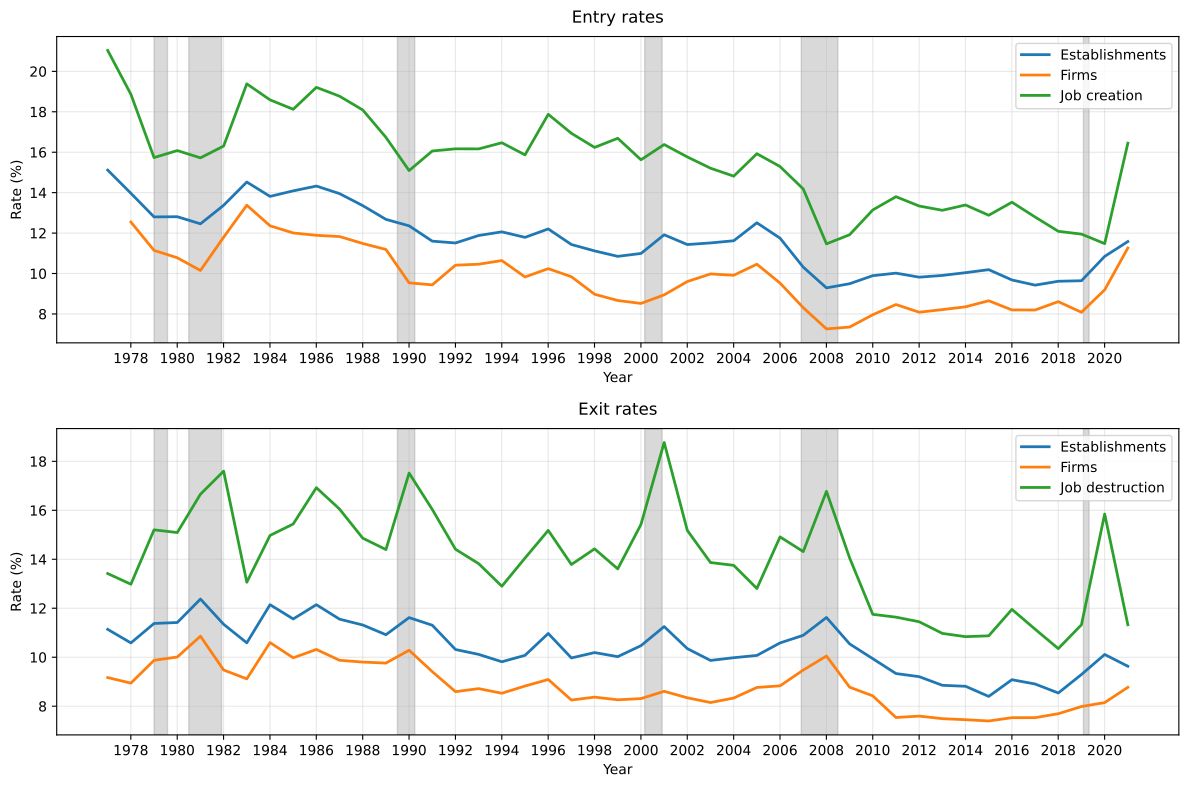

Python code for this plot:
import pandas as pd
pd.set_option('display.max_columns', 10) 
import numpy as np
from statsmodels.tsa.stattools import adfuller
import matplotlib.pyplot as plt
from IPython.display import display
from time_series_functions import crosscorr
from fredapi import Fred
from datetime import datetime
import matplotlib.dates as mdates

# Data

#df = pd.read_csv('BDS_Extension.csv')
df = pd.read_csv('bds2022.csv')
fred = Fred(api_key="8d302fb5f121b2be4f7d6e795194bcde")

unemployment = fred.get_series('UNRATE')
unemployment_annual = unemployment.groupby(unemployment.index.year).mean()
unemployment_df = pd.DataFrame({
    'year': unemployment_annual.index,
    'unemployment_rate': unemployment_annual.values
})

df = pd.merge(df, unemployment_df, on='year', how='left')
#df_adf = df[df['year'] >= 1979].reset_index(drop=True)
df['year'] = pd.to_datetime(df['year'], format='%Y')
df.set_index("year", inplace=True)

#df.rename(columns={'firms': 'Firms', 'B': 'Column2'}, inplace=True)
# Episodes

df['firms_entry'] = df.firms.diff() + df.firmdeath_firms
df['firms_entry_rate'] = 100*df['firms_entry']/df['firms']
df['firms_exit_rate'] = 100*df['firmdeath_firms']/df['firms']

recessions = [
    (pd.Timestamp('1980-01-01'), pd.Timestamp('1980-07-31')),
    (pd.Timestamp('1981-07-01'), pd.Timestamp('1982-11-30')),
    (pd.Timestamp('1990-07-01'), pd.Timestamp('1991-03-31')),
    (pd.Timestamp('2001-03-01'), pd.Timestamp('2001-11-30')),
    (pd.Timestamp('2007-12-01'), pd.Timestamp('2009-06-30')),
    (pd.Timestamp('2020-02-01'), pd.Timestamp('2020-04-30')),
]


# Define




# Plot

fig, ax = plt.subplots(figsize=(12, 8), nrows=2)
ax[0].plot(df.index, df['estabs_entry_rate'], label='Establishments', linewidth=2)
ax[0].plot(df.index, df['firms_entry_rate'], label='Firms', linewidth=2)
ax[0].plot(df.index, df['job_creation_rate'], label='Job creation', linewidth=2)
# ax[0].plot(df.year, df['unemployment_rate'], label='Unemployment', linestyle='--', color='red')
ax[0].set_title("Entry rates", fontsize=12, pad=10)

ax[1].plot(df.index, df['estabs_exit_rate'], label='Establishments', linewidth=2)
ax[1].plot(df.index, df['firms_exit_rate'], label='Firms', linewidth=2)
ax[1].plot(df.index, df['job_destruction_rate'], label='Job destruction', linewidth=2)
#ax[1].plot(df.year, df['unemployment_rate'], label='Unemployment', linestyle='--', color='red')
ax[1].set_title("Exit rates", fontsize=12, pad=10)

       
for j in range(2):
    ax[j].set_xlabel('Year', fontsize=10)
    ax[j].set_ylabel('Rate (%)', fontsize=10)
    ax[j].set_xticks(pd.date_range(start='1978-01-01', end='2022-01-01', freq='2Y'))
    ax[j].xaxis.set_major_formatter(mdates.DateFormatter('%Y'))
    for start, end in recessions:
        ax[j].axvspan(start, end, color='gray', alpha=0.3)
    ax[j].legend(loc='upper right', fontsize=10)
    ax[j].grid(True, alpha=0.3)
    #ax[j].tick_params(axis='both', which='major', labelsize=9)

plt.tight_layout()
plt.savefig("entry_exit_rates.pdf", bbox_inches='tight', dpi=300)
plt.show()

# Sum

# def create_summary_table(variable, var_name): 
#     summary = df[variable].describe()
#     summary.loc['mean'] = df[variable].mean()
#     return summary.to_frame(var_name)  

# summary_tables = pd.concat([create_summary_table(var, name) for var, name in zip(variables, variable_names)], axis=1)
# summary_tables.columns = variable_names
# print("\nSummary Statistics:")
# display(summary_tables)

df_red = df [['estabs_exit_rate', 'firms_exit_rate', 'job_creation_rate', 'job_destruction_rate']]
df_red.mean()
df_red.corr()

def create_latex_summary_table(df, caption="Summary Statistics", label="tab:summary"):
    """
    Create a LaTeX table with means and correlations of a dataframe.
    
    Parameters:
    -----------
    df : pandas.DataFrame
        Input dataframe with numerical columns
    caption : str
        Caption for the LaTeX table
    label : str
        Label for referencing the table in LaTeX
        
    Returns:
    --------
    str
        LaTeX formatted table string
    """
    # Calculate means
    means = df.mean().round(3)
    
    # Calculate correlation matrix
    corr_matrix = df.corr().round(3)
    
    # Create the LaTeX table string
    latex_str = "\\begin{table}[htbp]\n"
    latex_str += "\\centering\n"
    latex_str += "\\caption{" + caption + "}\n"
    latex_str += "\\label{" + label + "}\n"
    
    # Panel A: Means
    latex_str += "\\textbf{Panel A: Means}\\\\\n"
    latex_str += means.to_frame().to_latex(header=False)
    latex_str += "\\\\\n"
    
    # Panel B: Correlations
    latex_str += "\\textbf{Panel B: Correlation Matrix}\\\\\n"
    latex_str += corr_matrix.to_latex()
    
    latex_str += "\\end{table}"
    
    return latex_str

sum_table = create_latex_summary_table(df_red)
print(sum_table)
# Comovement

# variables = ['job_creation_rate', 'job_destruction_rate', 'estabs_entry_rate', 'estabs_exit_rate', 
#             'firms_entry_rate', 'firms_exit_rate', 'unemployment_rate']
# variable_names = ['Job Creation Rate', 'Job Destruction Rate', 'Establishment Entry Rate', 
#                  'Establishment Exit Rate', 'Firm Entry Rate', 'Firm Exit Rate', 'Unemployment Rate']
# plot_variables = ['estabs_entry_rate', 'estabs_exit_rate', 'firms_entry_rate', 
#                  'firms_exit_rate', 'unemployment_rate']
# plot_variable_names = ['Establishment Entry Rate', 'Establishment Exit Rate', 'Firm Entry Rate', 
#                       'Firm Exit Rate', 'Unemployment Rate']

# comovement_pairs = [
#     ('job_creation_rate', 'estabs_entry_rate'),
#     ('firms_entry_rate', 'estabs_entry_rate'),
#     ('job_destruction_rate', 'estabs_exit_rate'),
#     ('firms_exit_rate', 'estabs_exit_rate'),
#     ('unemployment_rate', 'estabs_entry_rate'),
#     ('unemployment_rate', 'firms_entry_rate'),
#     ('unemployment_rate', 'estabs_exit_rate'),
#     ('unemployment_rate', 'firms_exit_rate')
# ]

# # for var1, var2 in comovement_pairs:
# #     correlation = df[[var1, var2]].corr().iloc[0, 1]
# #     print(f"\nCorrelation between {variable_names[variables.index(var1)]} and {variable_names[variables.index(var2)]}: {correlation:.2f}")
    
# def dynamic_correlations(data, var1, var2, ylabel, nleads=12, nlags=12, title=None):
#     fig, ax = plt.subplots(figsize=(14, 5))
#     rs = []
#     lags = range(-nlags, nleads+1)
    
    
#     for lag in lags:
#         rs.append(crosscorr(data[var1], data[var2], lag))
#     rs = pd.Series(rs)
    
   
#     max_corr_idx = np.argmax(abs(rs))
#     max_corr_value = rs[max_corr_idx]
#     max_corr_lag = lags[max_corr_idx]
    
    
#     ax.axhline(y=0.0, color="black", linestyle="--")
#     ax.plot(range(len(rs)), rs, '-', alpha=0.7, linewidth=2.0)
#     ax.axvline(max_corr_idx, linestyle='--', color='red')
    
    
#     ax.text(max_corr_idx, max(rs) + 0.1, 
#             f'Max corr: {max_corr_value:.2f}\nLag: {max_corr_lag}', 
#             horizontalalignment='center')
    
#     ax.set_xlabel(r'$\Delta$ (years)', fontsize=14)
#     ax.set_ylabel(ylabel, fontsize=14)
#     ax.set_xticks(range(0, len(rs)))
#     ax.set_xticklabels(lags)
#     ax.grid(True, alpha=0.3)
    
#     if title is not None:
#         ax.set_title(title, fontsize=14)
#     plt.tight_layout()
#     plt.show()

# for var1, var2 in comovement_pairs:
#     name1 = variable_names[variables.index(var1)]
#     name2 = variable_names[variables.index(var2)]
#     ylabel = f'Corr({name1}, {name2})'
#     title = f'Dynamic Correlations between {name1} and {name2}'
#     dynamic_correlations(df, var1, var2, ylabel, nleads=5, nlags=5, title=title)

# # Stationary Test
# def adf_test(series, name):
#     result = adfuller(series)
#     print(f'ADF Statistic for {name}: {result[0]:.4f}')
#     print(f'p-value: {result[1]:.4f}')
#     print(f'Critical Values:')
#     for key, value in result[4].items():
#         print(f'   {key}: {value:.4f}')
#     if result[1] <= 0.05:
#         print(f'{name} is stationary.\n')
#     else:
#         print(f'{name} is non-stationary.\n')

# print("Stationarity Tests:")
# for var, name in zip(variables, variable_names):
#     adf_test(df_adf[var], name)
    
